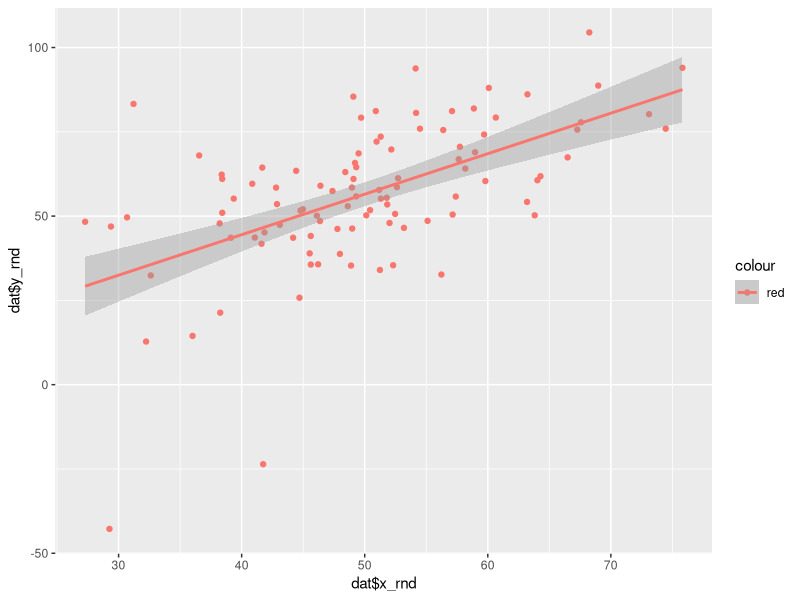
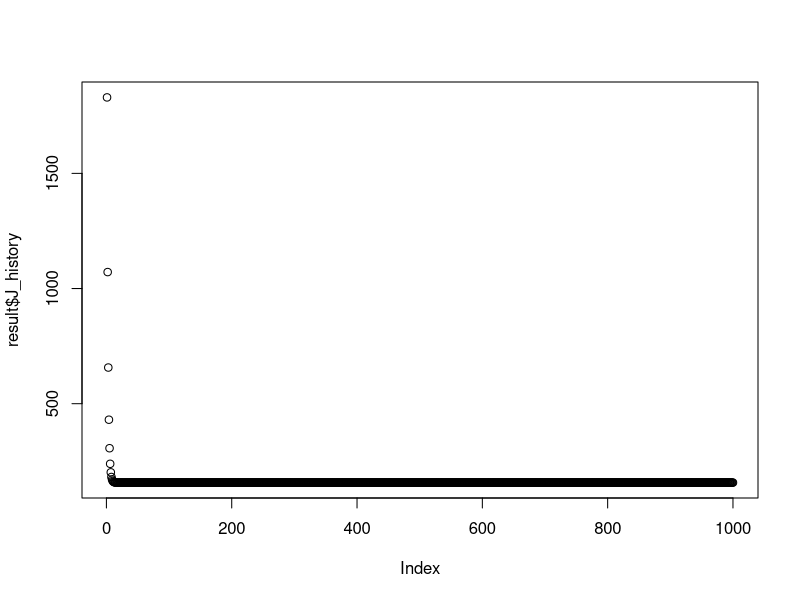

Recreate these plots in R, in order.
## ---- chunk 1
#simulate some x,y pairs
rm(list=ls())
library(ggplot2)
set.seed(100)
x_rnd <- rnorm(100, mean = 50, sd = 10)
y_rnd <- x_rnd + rnorm(100, mean = 4, sd =2) * rnorm(100,mean = 2, sd = 4)
dat <- as.data.frame(cbind(x_rnd,y_rnd))
ggplot(dat, aes(x = dat$x_rnd, y = dat$y_rnd, color = 'red')) + geom_point() + geom_smooth(method = 'lm')

## ---- chunk 2
# create the Cost Function. In this case X are the sets of features and y are the targets with m predictors
ComputeCost <- function(X,y,m,theta){
  # initialize
  J <- 0;
  #Calculate cost
  predicted_val <- X%*%theta;    
  sqrErrors   <- (predicted_val - y)^2; 
  J <- (1/2)*(1/m) * sum(sqrErrors);
}
#set up the parameters
theta = c(0,0)
X <- dat$x_rnd
y <- dat$y_rnd
X = cbind(1,X) #bind a columns of 1s to the x values. 
m = length(y)
cost <-ComputeCost(X,y,m,theta)
cost #For this iteration, theta was 0,0 and there is (not surprisingly) a very high cost given the strong linear relation between variables
## ---- chunk 3
# create Gradient Descent function
GradientDescent <- function(X, y, theta, alpha, num_iters){
  m <- length(y)
  J_hist <- rep(0, num_iters)
  i=1
  for (i in 1:num_iters)
  { 
    J_hist[i]  <- ComputeCost(X,y,m,theta)
    x <- X[,2]
    predicted_val <- theta[1] + theta[2] %*% x #matrix multiplication in R
    theta_one <- theta[1] - alpha * (1/m) * sum(predicted_val - y)
    theta_two <- theta[2] - alpha * (1/m) * sum((predicted_val - y) %*% x)
    theta <- c(theta_one,theta_two)
  }
  J_hist[i]  <- ComputeCost(X,y,m,theta)
 list("theta" = theta, "J_history" = J_hist) 
}

num_iters <- 1000
alpha <- 0.0001 #learning rate
theta <- c(0,0)
result <- GradientDescent(X,y,theta,alpha,num_iters)
plot(result$J_history)

result$theta
summary(result$J_history)

summary(lm(dat$x_rnd ~ dat$y_rnd))

